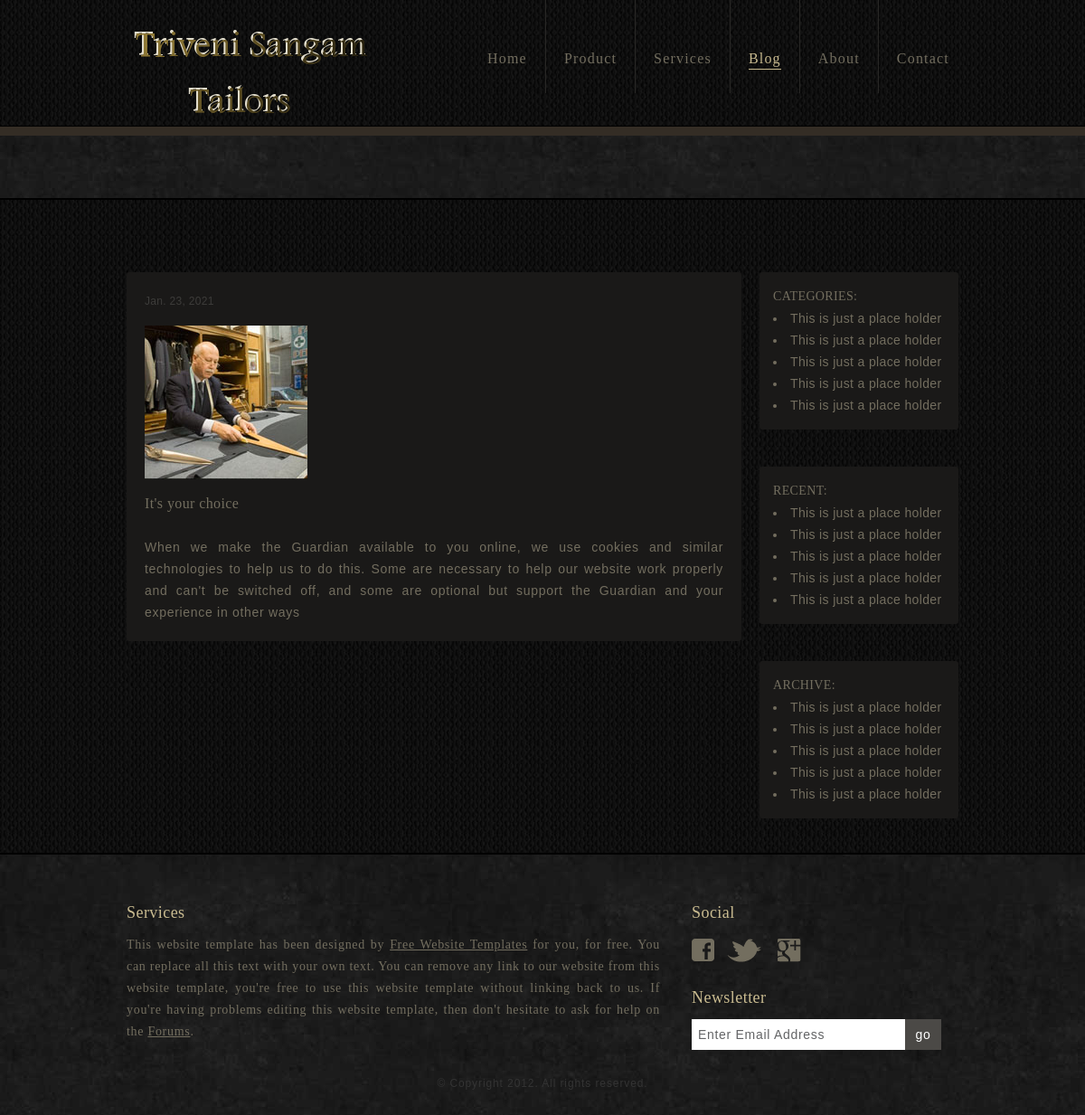
The app's page /article/1/ with its own data.
### webpages/models.py (models this page shows, shortened)
class Blog(models.Model):
    title = models.TextField(max_length=30)
    blog_text = RichTextField(null=True)
    image = models.ImageField(upload_to='blog_images/%Y/%m/', null=True)
    date = models.DateField(auto_now=True, null=True)

### webpages/views.py (the view)
# urls.py: path('article/<pk>/', views.article, name='article'),
def article(request, pk):
    blog_open = get_object_or_404(Blog, pk=pk)
    context = {
        'blog_open': blog_open
    }
    return render(request, 'webpages/article.html',context)

### templates/webpages/article.html
{% extends "base.html" %}
{% load static %}
{% block content %}
	<div id="header">
		<div>
			<a href="index.html" id="logo"><img src="{%static 'images/newlogo.png'%}" alt="Logo"></a>
			<ul>
				<li>
					<a href="/">Home</a>
				</li>
				<li>
					<a href="/product">Product</a>
				</li>
				<li>
					<a href="/services">Services</a>
				</li>
				<li class="current">
					<a href="/blog">Blog</a>
				</li>
				<li>
					<a href="/about">About</a>
				</li>
				<li>
					<a href="/contact">Contact</a>
				</li>
			</ul>
		</div>
	</div>
	<div id="body">
		<div id="featured">
		</div>
		<div id="content">
			<div id="blog">
				<div id="article">
					<span>{{blog_open.date}}</span>
					<img src="{{blog_open.image.url}}" class="imagecenter" alt="Image">
					<h2>{{blog_open.title}}</h2>
						{{blog_open.blog_text | safe}}
				</div>
				<div class="sidebar">
					<div>
						<h3>Categories:</h3>
						<ul>
							<li>
								<a href="/blog">This is just a place holder</a>
							</li>
							<li>
								<a href="/blog">This is just a place holder</a>
							</li>
							<li>
								<a href="/blog">This is just a place holder</a>
							</li>
							<li>
								<a href="/blog">This is just a place holder</a>
							</li>
							<li>
								<a href="/blog">This is just a place holder</a>
							</li>
						</ul>
					</div>
					<div>
						<h3>Recent:</h3>
						<ul>
							<li>
								<a href="/blog">This is just a place holder</a>
							</li>
							<li>
								<a href="/blog">This is just a place holder</a>
							</li>
							<li>
								<a href="/blog">This is just a place holder</a>
							</li>
							<li>
								<a href="/blog">This is just a place holder</a>
							</li>
							<li>
								<a href="/blog">This is just a place holder</a>
							</li>
						</ul>
					</div>
					<div>
						<h3>Archive:</h3>
						<ul>
							<li>
								<a href="/blog">This is just a place holder</a>
							</li>
							<li>
								<a href="/blog">This is just a place holder</a>
							</li>
							<li>
								<a href="/blog">This is just a place holder</a>
							</li>
							<li>
								<a href="/blog">This is just a place holder</a>
							</li>
							<li>
								<a href="/blog">This is just a place holder</a>
							</li>
						</ul>
					</div>
				</div>
			</div>
		</div>
	</div>
{% endblock %}

### tailors/static/css/style.css (style rules this page uses)
body { background: url(../images/bg-rock.jpg) repeat; color: #736e5f; font-family: Arial, Helvetica, sans-serif; font-size: 14px; margin: 0; min-width: 940px; padding: 0; }
a { outline: none; }
img { border: 0; }
p { line-height: 24px; margin: 0; }
#header { background: url(../images/bg-pattern.jpg) repeat; border-bottom: 1px solid #000000; height: 139px; }
#header div { margin: 0 auto; overflow: hidden; padding: 0 0 0 10px; width: 930px; }
#header div a#logo { display: block; float: left; padding: 25px 0 0; }
#header div ul { float: right; list-style: none; margin: 0; overflow: hidden; padding: 0; }
#header div ul li { border-left: 1px solid #282725; float: left; height: 103px; padding: 0 20px; }
#header div ul li:first-child { border: none; }
#header div ul li a { color: #736e5f; font-family: Georgia, "Times New Roman", Times, serif; font-size: 16px; letter-spacing: 0.075em; line-height: 129px; text-decoration: none; }
#header div ul li.current a, #header div ul li a:hover { border-bottom: 1px solid #c9bb90; color: #c9bb90; padding: 0 0 3px; }
#body { background: url(../images/bg-content.jpg) repeat-x; width: 100%; }
#body div#featured { margin: 0 auto; min-height: 69px; overflow: hidden; padding: 10px 10px 0; width: 930px; }
#body div#content { background: url(../images/bg-pattern.jpg) repeat; border-bottom: 2px solid #000000; border-top: 2px solid #000000; padding: 20px 0 38px; width: 100%; }
#body div#content div#home, #body div#content div#product, #body div#content div#services, #body div#content div#blog { margin: 0 auto; overflow: hidden; width: 940px; }
#body div#content div#home div.sidebar ul li span, #body div#content div#home div.sidebar ul li p a.readmore, #body div#content div#blog div.section ul li span, #body div#content div#blog div.section ul li p a.readmore, #body div#content div#blog div#article span { color: #3d3c3a; display: block; font-size: 12px; letter-spacing: 0.025em; line-height: 24px; }
#body div#content div#blog { padding: 60px 0 0; }
#body div#content div#blog div#article img { display: block; margin: 15px 0; }
#body div#content div#blog div.section ul li h2, #body div#content div#blog div.sidebar div h3, #body div#content div#blog div#article h2 { color: #736e5f; font-family: Georgia, "Times New Roman", Times, serif; font-size: 16px; font-weight: normal; letter-spacing: 0.025em; line-height: 24px; margin: 0; }
#body div#content div#blog div.sidebar { float: right; margin: 0 10px 0 0; width: 220px; }
#body div#content div#blog div.sidebar div { background: #1a1918; border-radius: 3px; padding: 15px 15px; margin: 41px 0 0; }
#body div#content div#blog div.sidebar div:first-child { margin: 0; }
#body div#content div#blog div.sidebar div h3 { font-size: 14px; text-transform: uppercase; }
#body div#content div#blog div.sidebar div ul { list-style: disc inside; margin: 0; padding: 0; }
#body div#content div#blog div.sidebar div ul li { line-height: 24px; }
#body div#content div#blog div.sidebar div ul li a { color: #736e5f; letter-spacing: 0.025em; text-decoration: none; }
#body div#content div#blog div#article { background: #1a1918; border-radius: 3px; float: left; margin: 0 0 0 10px; padding: 20px; width: 640px; }
#body div#content div#blog div#article p { letter-spacing: 0.05em; text-align: justify; }

### records on screen
Blog: date "Jan. 23, 2021", image (picture), title "It's your choice", blog_text "When we make the Guardian available to you online, we use cookies and similar technologies to help us to do this. Some are necessary to help our website work properly and can't be switched off, and some are optional but support the Guardian and your experience in other ways"
